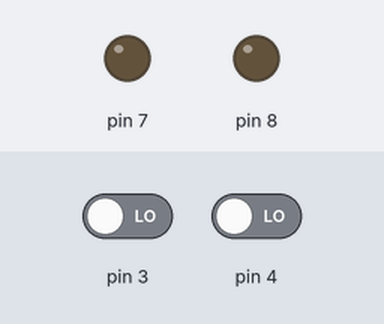
Simulated run of this sketch. Board: Arduino Uno, built with avr-gcc and run on an emulated ATmega328P. Parts: output pins drawn as LEDs (lit = HIGH). Inputs (shaded band) come from the test bench; at power-on: pin 3 LOW, pin 4 LOW.

Above: at 1.2 s.
1.3 s: pin 3 driven HIGH
At 2.0 s:
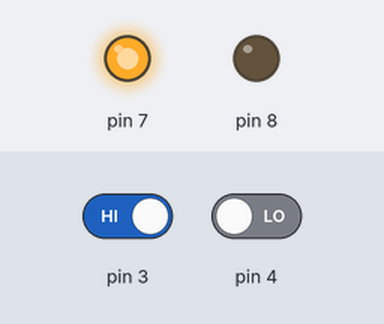
2.8 s: pin 3 driven LOW
At 3.2 s:
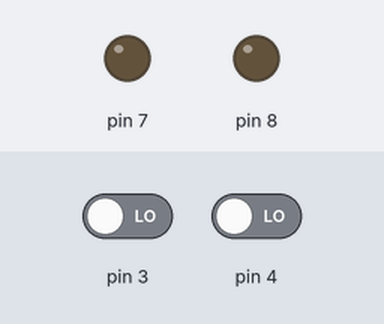
4.3 s: pin 4 driven HIGH
At 5.5 s:
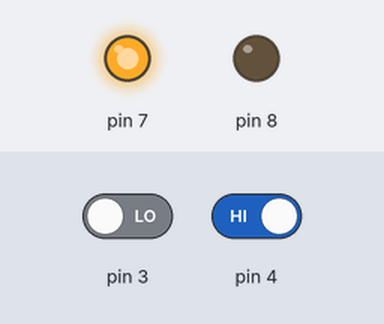
Timing chart, 0 to 7.3 s (numbered marks = the images above; inputs shaded):
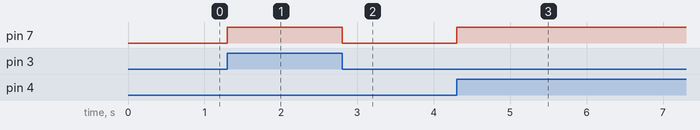

The sketch:

Responder.ino
```cpp
/*
 * Generated using BlocklyDuino:
 *
 * https://github.com/MediaTek-Labs/BlocklyDuino-for-LinkIt
 *
 * Date: Sat, 24 Nov 2018 09:18:25 GMT
 */


void setup()
{

  pinMode(3, INPUT);
  pinMode(7, OUTPUT);
  pinMode(8, OUTPUT);
  pinMode(4, INPUT);
}


void loop()
{
  if (digitalRead(3) == true) {
    digitalWrite(7, HIGH);
    digitalWrite(8, LOW);

  } else if (digitalRead(4) == true) {
    digitalWrite(7, HIGH);
    digitalWrite(8, LOW);
  } else {
    digitalWrite(7, LOW);
    digitalWrite(8, LOW);

  }
}
```

Measured:
- after the input at 1.3 s, pin 7: LOW → HIGH at once
- after the input at 2.8 s, pin 7: HIGH → LOW at once
- after the input at 4.3 s, pin 7: LOW → HIGH at once
